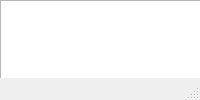
<?xml version="1.0" encoding="UTF-8"?>
<ui version="4.0">
 <class>MainWindow</class>
 <widget class="QMainWindow" name="MainWindow">
  <widget class="QWidget" name="centralwidget">
   <widget class="QTreeView" name="treeView"/>
  </widget>
  <widget class="QMenuBar" name="menubar"/>
  <widget class="QStatusBar" name="statusbar"/>
 </widget>
 <resources/>
 <connections/>
</ui>
